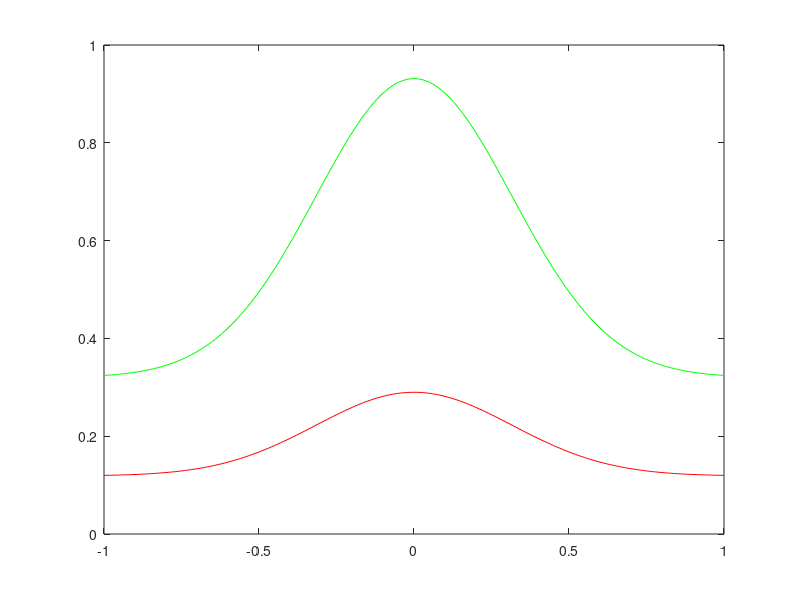
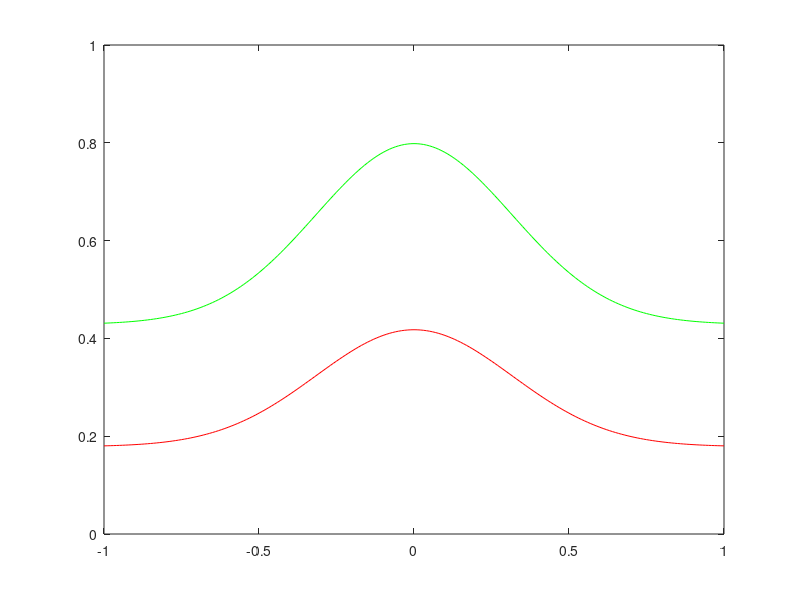
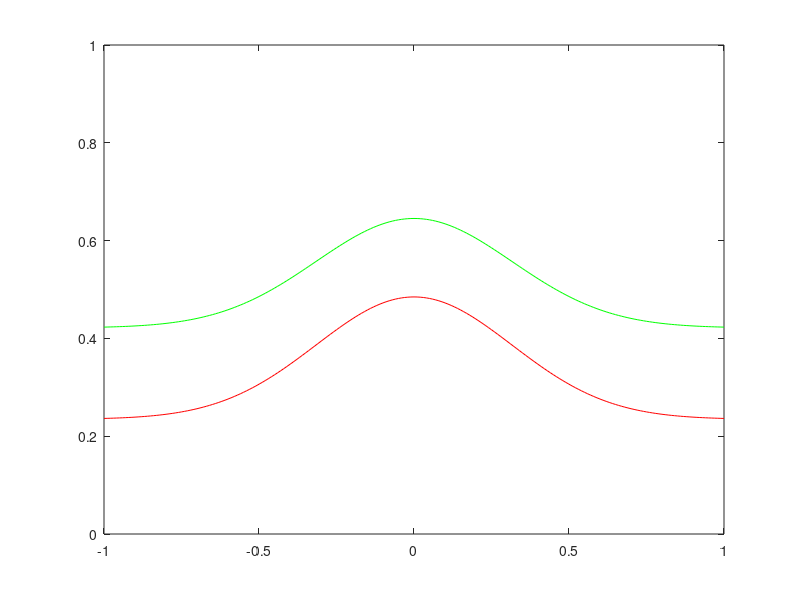
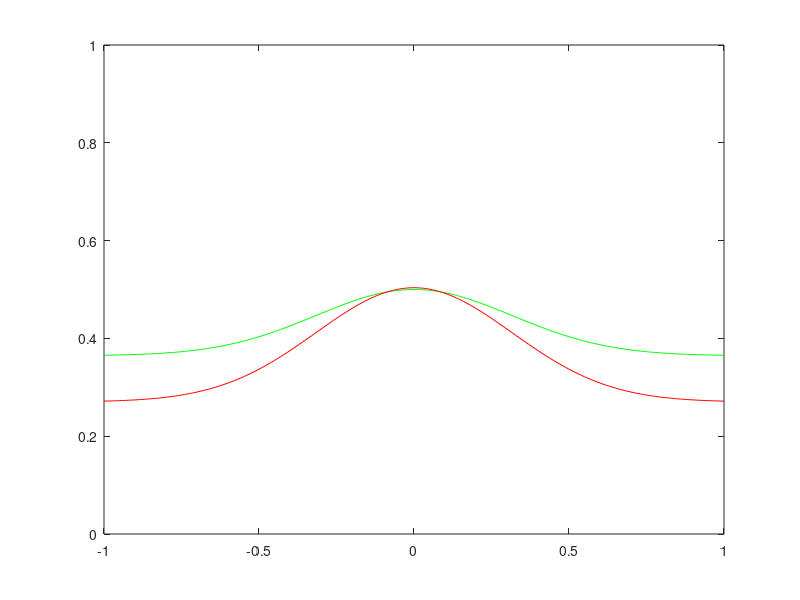

The MATLAB script that drew these images, in order:
% ondas de cAMP en Dictyostelium

clear; close;

dx=0.01;			% resolucion espacial
x=(-1:dx:1);	% grid en x
Lx=length(x);	% numero de puntos
dt=0.01;			% incremento temporal
tmax=100;			% tiempo maximo
jrec=50;			% intervalo de registro
k=0.5;
B=4;
io=0.1;
D=1e-07;
sigma=0.1;
% initial conditions
t=0;					% tiempo
j=0;					% indice de registro
cont=0;					% contador de gráficas
% inicializar c y i 
c=exp(-1*x.^2/(2*sigma));
i=io;

%Funcion
while t<tmax;

   % pintar cada jrec ciclos
   j=j+1;
   if(mod(j,jrec)==0)
       H=figure(); 
       plot(x,c,'g',x,i,'r');
    	axis([-1 1 0 1])
    	drawnow;
        saveas(H,['imagen' num2str(cont)],'png');
        cont=cont+1;
        cont
   end
   
   % segunda derivada
   newc = [c(2) c c(Lx-1)];			% condiciones de frontera sin flujo
   c1=newc(1:Lx);
   c2=newc(2:Lx+1);
   c3=newc(3:Lx+2);
   ddc=(c1+c3-2*c2)/(dx*dx);			% segunda derivada de c
   
   dc=((c.^2/(B*i.^2+c.^2))-c+(D*ddc))*dt;	% dcdt
   di=(k.*(c-i))*dt;	% didt
   
   % actualizar variables
   c=c+dc;
   i=i+di;
   t=t+dt;
   
end


